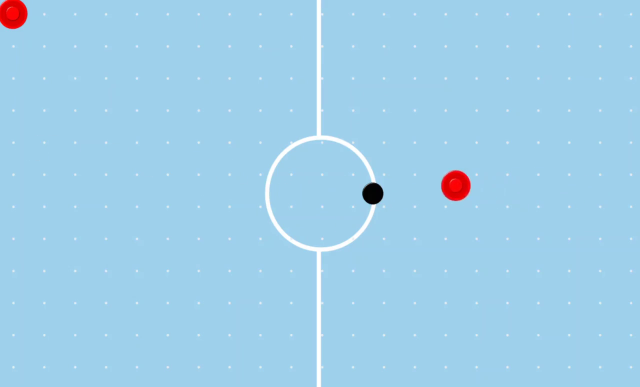
//> input picture frame 44 of Final_Master_Cropped.mp4, 1280 x 774 px (shown at 1/2 size)
$ ./P_Tracker   (built with g++ and OpenCV 4)
//> lines starting //> are read from the running program, lines starting //| are printed output that depends on the picture; after the words box and inside, x2 and y2 are one past the last pixel; in counts of white or black regions, pixels touching at a corner belong together
#include <iostream>
#include "opencv2/highgui/highgui.hpp"
#include "opencv2/imgproc/imgproc.hpp"
#include <vector>
#include <math.h>


using namespace cv;
using namespace std;

// [7 lines of commented-out code are left out]

const int PADDLE_X = 80;
const int BOUND = 400;
const double DELTA_T = 0.0003;

//HSV Values
const int H_HIGH = 179;
const int S_HIGH = 255;
const int V_HIGH = 58;

//Math
const double PI = 3.141592653589793238463;


//Initilize Variables


// [17 lines left out: functions MyLine, getY, not called in this run]

//
void paddleMaker(double yPos, Mat image)
{
    //Create point of Paddle
    Point p2(PADDLE_X, yPos);

    //Draw paddle
    circle(image, p2, 30, Scalar(300, 100, 50), -1);
    circle(image, p2, 31, Scalar(128, 0, 0), 1, 8);
    circle(image, p2, 13, Scalar(128, 0, 0), -1);
}


// [51 lines left out: function prediction, not called in this run]


int main(int argc, char** argv)
{
    //VideoCapture cap("final_tester.mp4");
    VideoCapture cap("Final_Master_Cropped.mp4");//capture the video from web cam


    if (!cap.isOpened())  // if not success, exit program
    {
        cout << "Cannot open the video" << endl;
        return -1;
    }

    // [30 lines of commented-out code are left out]
    Mat imgTmp;
    cap.read(imgTmp);
//> imgTmp is the input picture: 774 rows x 1280 cols, CV_8UC3; mean B, G, R 233.7, 207.2, 159.6

    //Set Width and height of image
    const int W = 1280;
    const int L = 774;


    //Create a black image with the size as the camera output
    Mat imgLines = Mat::zeros(imgTmp.size(), CV_8UC3);

    //Initialize last coordinates for line tracker and Initial Predicted Paddle position
    double iLastX = -1;
    double iLastY = -1;
    double predY = L/2;


    while (true)
    {
        Mat imgOriginal;

        bool bSuccess = cap.read(imgOriginal); // read a new frame from video
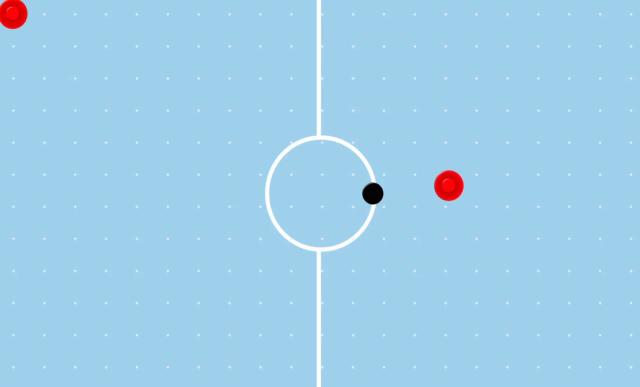
//> input picture frame 45 of Final_Master_Cropped.mp4, 1280 x 774 px (shown at 1/2 size)
//> imgOriginal is the input picture: 774 rows x 1280 cols, CV_8UC3; mean B, G, R 233.7, 207.2, 159.6

        if (!bSuccess) //if not success, break loop
        {
            cout << "Cannot read a frame from video stream" << endl;
            break;
        }

        Mat imgHSV;

        cvtColor(imgOriginal, imgHSV, COLOR_BGR2HSV); //Convert the captured frame from BGR to HSV
//> imgHSV: 774 rows x 1280 cols, CV_8UC3; mean H, S, V 100.6, 83.7, 234.9
        blur(imgHSV, imgHSV, Size(3,3));
//> imgHSV: 774 rows x 1280 cols, CV_8UC3; mean H, S, V 100.6, 83.7, 234.9

        Mat imgThresholded;

        //inRange(imgHSV, Scalar(iLowH, iLowS, iLowV), Scalar(iHighH, iHighS, iHighV), imgThresholded); //Threshold the image

        inRange(imgHSV, Scalar(0, 0, 0), Scalar(H_HIGH, S_HIGH, V_HIGH), imgThresholded); //Threshold the image
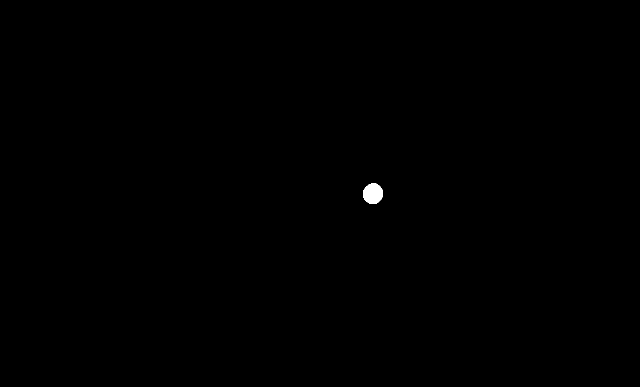
//> imgThresholded: 774 rows x 1280 cols, CV_8UC1 (shown at 1/2 size); 0.13% white; 1 white region, box (x1, y1, x2, y2) and area: (726, 366, 766, 408) 1295

        //morphological opening (remove small objects from the foreground)
        erode(imgThresholded, imgThresholded, getStructuringElement(MORPH_ELLIPSE, Size(5, 5)));
//> imgThresholded: 774 rows x 1280 cols, CV_8UC1; 0.11% white; 1 white region, box (x1, y1, x2, y2) and area: (728, 368, 764, 406) 1043
        dilate(imgThresholded, imgThresholded, getStructuringElement(MORPH_ELLIPSE, Size(5, 5)));
//> imgThresholded: 774 rows x 1280 cols, CV_8UC1; 0.13% white; 1 white region, box (x1, y1, x2, y2) and area: (726, 366, 766, 408) 1294

        //morphological closing (fill small holes in the foreground)
        dilate(imgThresholded, imgThresholded, getStructuringElement(MORPH_ELLIPSE, Size(5, 5)));
//> imgThresholded: 774 rows x 1280 cols, CV_8UC1; 0.16% white; 1 white region, box (x1, y1, x2, y2) and area: (724, 364, 768, 410) 1569
        erode(imgThresholded, imgThresholded, getStructuringElement(MORPH_ELLIPSE, Size(5, 5)));

        //Crop out Goals from image
        //Mat croppedThresholded = imgThresholded(Rect(0, 0, W-40, L-40));

        //Calculate the moments of the thresholded image
        Moments oMoments = moments(imgThresholded,true);
//> oMoments = moments, m00 1294, centre m10/m00, m01/m00 = (745.5, 387)

        double dM01 = oMoments.m01;
//> dM01 = 500807
        double dM10 = oMoments.m10;
//> dM10 = 964706
        double dArea = oMoments.m00;
//> dArea = 1294


         //if the area <= 10000, I consider that the there are no object in the image and it's because of the noise, the area is not zero

        //calculate the position of the ball
        double posX = dM10 / dArea;
//> posX = 745.5
        double posY = dM01 / dArea;
//> posY = 387
        Point p(posX, posY);
//> p = Point(745, 387)

        //Get radius of Puck
        double radius = sqrt(dArea/ PI) + 1;
//> radius = 21.3

        //Apply prediction function when puck moves left
        if(iLastX > posX)
        {

            cout << "Current: " << posX << " , " << getY(posY, L) << endl;
            cout << "Last: " << iLastX << " , " << getY(iLastY, L) << endl;


          predY =  prediction(iLastX, getY(iLastY,L), posX, getY(posY,L), DELTA_T, W, L, radius);


           cout << "Predicted Y:" << predY << endl;

           //Adjust Y back
           predY = L-predY;

           //cout << predY << endl;
           paddleMaker(predY, imgThresholded);

        }
        else
        {
            //Paddle in center
            double tempY = L / 2;
            paddleMaker(tempY, imgThresholded);
//> in paddleMaker, `circle(image, p2, 31, Scalar(128, 0, 0), 1, 8);`: image: 774 rows x 1280 cols, CV_8UC1; min 0, max 255, mean 1.1
//> in paddleMaker, `circle(image, p2, 13, Scalar(128, 0, 0), -1);`:
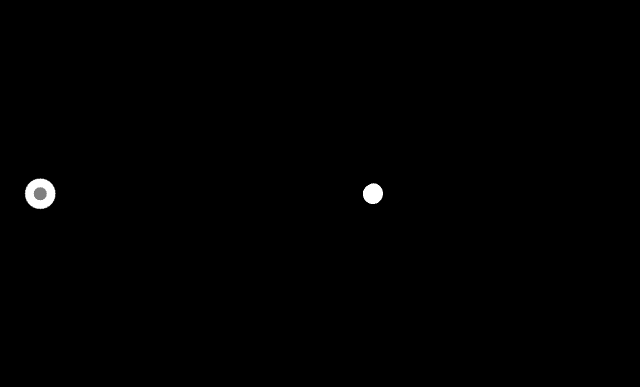
//> image: 774 rows x 1280 cols, CV_8UC1 (shown at 1/2 size); min 0, max 255, mean 1
        }


        // [13 lines of commented-out code are left out]
        if (iLastX >= 0 && iLastY >= 0 && posX >= 0 && posY >= 0 && abs(posX - iLastX) < 200)
        {
            //Draw a red line from the previous point to the current point
            line(imgLines, Point(posX, posY), Point(iLastX, iLastY), Scalar(0, 0, 255), 2);
        }

        //Remove previous redlines after clip is reset
        if(abs(posX - iLastX) > 200)
        {
            imgLines = Mat::zeros(imgTmp.size(), CV_8UC3);
        }

        //Reset last coordinate
        iLastX = posX;
//> iLastX = 745.5
        iLastY = posY;
//> iLastY = 387

        //Debug Coordinate printer
        //cout << posX << "  " << posY << endl;


        //Display Thresholded Image
        namedWindow("Thresholded Image", WINDOW_NORMAL);
        resizeWindow("Thresholded Image", W, L);
        imshow("Thresholded Image", imgThresholded); //show the thresholded image


        //Display Original Image with tracker line
        imgOriginal = imgOriginal + imgLines;
        namedWindow("Original Image", WINDOW_NORMAL);
        resizeWindow("Original Image", W, L);
        imshow("Original Image", imgOriginal); //show the original image


        if (waitKey(30) == 27) //wait for 'esc' key press for 30ms. If 'esc' key is pressed, break loop
//> the Esc key is pressed
        {
            cout << "esc key is pressed by user" << endl;
            break;
        }
    }

    return 0;

}

$ run again, starting later in the video
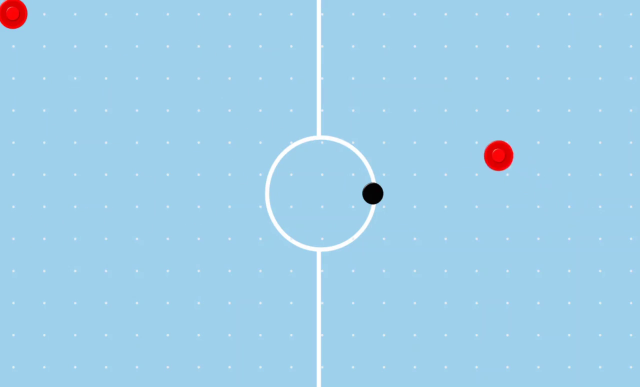
//> input picture frame 200 of Final_Master_Cropped.mp4, 1280 x 774 px (shown at 1/2 size)
//> imgTmp is the input picture: 774 rows x 1280 cols, CV_8UC3; mean B, G, R 233.7, 207.2, 159.6
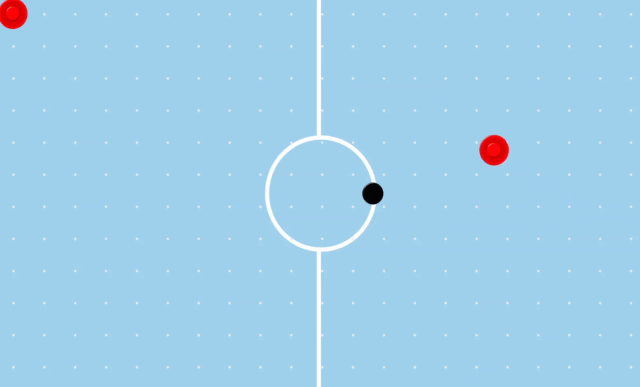
//> input picture frame 201 of Final_Master_Cropped.mp4, 1280 x 774 px (shown at 1/2 size)
//> imgOriginal is the input picture: 774 rows x 1280 cols, CV_8UC3; mean B, G, R 233.7, 207.2, 159.6
//> oMoments = moments, m00 1289, centre m10/m00, m01/m00 = (745.6, 387)
//> dM01 = 498807
//> dM10 = 961017
//> dArea = 1289
//> posX = 745.6
//> posY = 387
//> p = Point(745, 386)
//> radius = 21.26
//> iLastX = 745.6
//> iLastY = 387

$ run again, starting later in the video
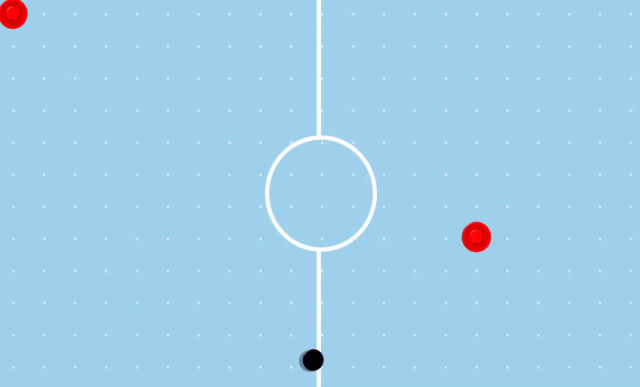
//> input picture frame 356 of Final_Master_Cropped.mp4, 1280 x 774 px (shown at 1/2 size)
//> imgTmp is the input picture: 774 rows x 1280 cols, CV_8UC3; mean B, G, R 233.7, 207.1, 159.6
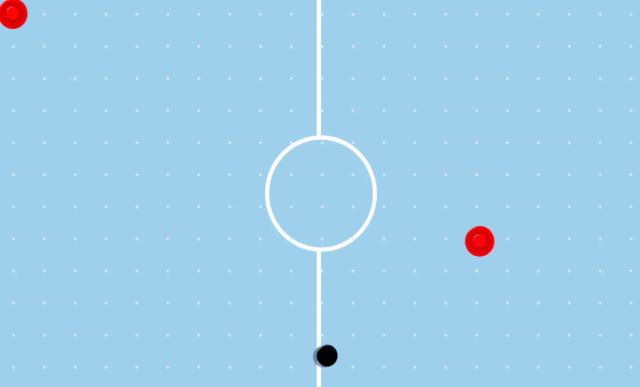
//> input picture frame 357 of Final_Master_Cropped.mp4, 1280 x 774 px (shown at 1/2 size)
//> imgOriginal is the input picture: 774 rows x 1280 cols, CV_8UC3; mean B, G, R 233.7, 207.1, 159.6
//> oMoments = moments, m00 1283, centre m10/m00, m01/m00 = (653.9, 711.3)
//> dM01 = 912655
//> dM10 = 838924
//> dArea = 1283
//> posX = 653.9
//> posY = 711.3
//> p = Point(653, 711)
//> radius = 21.21
//> iLastX = 653.9
//> iLastY = 711.3
